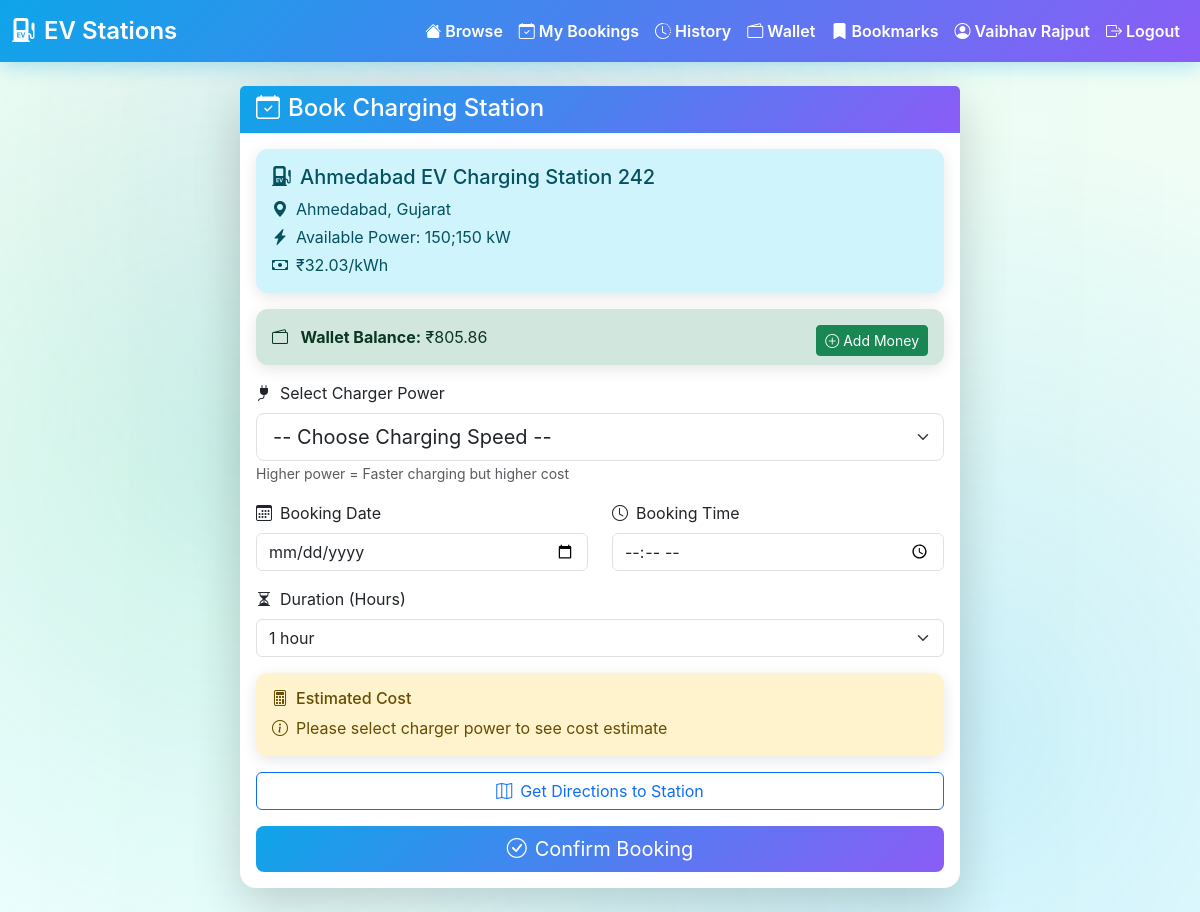
/station/STN0242/book (signed in), run on the app's committed database.
### tables this page shows
CREATE TABLE ev_charging_stations_reduced (
  station_id TEXT,
  name TEXT,
  operator TEXT,
  state TEXT,
  city TEXT,
  pincode TEXT,
  charger_types TEXT,
  number_of_chargers TEXT,
  power_kW_each TEXT,
  price_per_kWh_INR TEXT,
  tariff_type TEXT,
  payment_methods TEXT,
  opening_hours TEXT,
  contact_number TEXT,
  email TEXT,
  station_rating TEXT,
  num_reviews TEXT,
  parking_spaces TEXT,
  amenities TEXT,
  reservation_supported TEXT,
  fast_charging_supported TEXT,
  nearby_landmark TEXT,
  uptime_percent TEXT,
  status TEXT,
  latitude REAL,
  longitude REAL,
  PRIMARY KEY (station_id)
);

CREATE TABLE wallets (
  id INTEGER PRIMARY KEY AUTOINCREMENT,
  user_id INTEGER UNIQUE NOT NULL,
  balance REAL DEFAULT 0.0,
  updated_at TIMESTAMP DEFAULT CURRENT_TIMESTAMP,
  FOREIGN KEY (user_id) REFERENCES users(id)
);

### flask_app/routes.py (the view, shortened to what this page needs)
@bp.route("/station/<station_id>/book", methods=["GET", "POST"])
def book_station(station_id: str):
    if not f.session.get("user_id"):
        f.flash("Please login to book a station", "warning")
        return f.redirect(f.url_for("main.user_login"))
    user_id = f.session.get("user_id")
    from datetime import datetime
    df = as_dataframe()
    station = df[df['station_id'] == station_id].to_dict('records')[0] if len(df) > 0 else None
    wallet_balance = get_wallet_balance(user_id)
    return f.render_template("book_station.html",
                           station=station,
                           wallet_balance=wallet_balance,
                           now=datetime.now())

### app_db.py (called while the page is built, shortened)
def get_conn():
    DB_PATH.parent.mkdir(parents=True, exist_ok=True)
    return sqlite3.connect(DB_PATH)

def get_or_create_wallet(user_id: int) -> Dict[str, Any]:
    with get_conn() as conn:
        cursor = conn.execute(
            "SELECT * FROM wallets WHERE user_id = ?",
            (user_id,)
        )
        wallet = cursor.fetchone()
        return {
            'id': wallet[0],
            'user_id': wallet[1],
            'balance': wallet[2],
            'updated_at': wallet[3]
        }

def get_wallet_balance(user_id: int) -> float:
    wallet = get_or_create_wallet(user_id)
    return wallet['balance']

### templates/book_station.html (shortened to what this page needs)
{% extends "base.html" %}
{% block content %}
<div class="container mt-4">
  <div class="row">
    <div class="col-md-8 mx-auto">
      <div class="card shadow-lg border-0">
        <div class="card-header text-white" style="background: linear-gradient(135deg, #0ea5e9 0%, #8b5cf6 100%);">
          <h4 class="mb-0"><i class="bi bi-calendar-check me-2"></i>Book Charging Station</h4>
        </div>
        <div class="card-body">
          <div class="alert alert-info">
            <h5><i class="bi bi-ev-station-fill me-2"></i>{{ station.name }}</h5>
            <p class="mb-1"><i class="bi bi-geo-alt-fill me-2"></i>{{ station.city }}, {{ station.state }}</p>
            <p class="mb-1"><i class="bi bi-lightning-charge-fill me-2"></i>Available Power: {{ station.power_kW_each }} kW</p>
            <p class="mb-0"><i class="bi bi-cash me-2"></i>₹{{ station.price_per_kWh_INR }}/kWh</p>
          </div>
          <div class="alert alert-success">
            <i class="bi bi-wallet2 me-2"></i>
            <strong>Wallet Balance:</strong> ₹{{ "%.2f"|format(wallet_balance) }}
            <a href="{{ url_for('main.user_wallet') }}" class="btn btn-sm btn-success float-end">
              <i class="bi bi-plus-circle me-1"></i>Add Money
            </a>
          </div>
          <form method="POST" id="bookingForm">
            <div class="mb-3">
              <label class="form-label"><i class="bi bi-plug-fill me-2"></i>Select Charger Power</label>
              <select class="form-select form-select-lg" name="charger_power" id="chargerPower" required>
                <option value="">-- Choose Charging Speed --</option>
              </select>
              <small class="text-muted">Higher power = Faster charging but higher cost</small>
            </div>
            <div class="row">
              <div class="col-md-6 mb-3">
                <label class="form-label"><i class="bi bi-calendar3 me-2"></i>Booking Date</label>
                <input type="date" class="form-control" name="booking_date"
                       min="{{ now.strftime('%Y-%m-%d') }}" required>
              </div>
              <div class="col-md-6 mb-3">
                <label class="form-label"><i class="bi bi-clock me-2"></i>Booking Time</label>
                <input type="time" class="form-control" name="booking_time" required>
              </div>
            </div>
            <div class="mb-3">
              <label class="form-label"><i class="bi bi-hourglass-split me-2"></i>Duration (Hours)</label>
              <select class="form-select" name="duration" id="duration" required>
                <option value="1" selected>1 hour</option>
              </select>
            </div>
            <div class="alert alert-warning">
              <h6><i class="bi bi-calculator me-2"></i>Estimated Cost</h6>
              <p class="mb-0" id="selectChargerMsg">
                <i class="bi bi-info-circle me-2"></i>Please select charger power to see cost estimate
              </p>
            </div>
            <div class="mb-3">
              <button type="button" class="btn btn-outline-primary w-100" onclick="openNavigation()">
                <i class="bi bi-map me-2"></i>Get Directions to Station
              </button>
            </div>
            <button type="submit" class="btn btn-primary w-100 btn-lg">
              <i class="bi bi-check-circle me-2"></i>Confirm Booking
            </button>
          </form>
        </div>
      </div>
    </div>
  </div>
</div>
{% endblock %}

### static/css/base.css (style rules this page uses)
:root { --ev-green: #10b981; --ev-blue: #0ea5e9; --ev-purple: #8b5cf6; --ev-dark: #1e293b; --ev-light-bg: #f0fdf4; --ev-card-bg: #ffffff; --ev-gradient-1: linear-gradient(135deg, #0ea5e9 0%, #8b5cf6 100%); --ev-gradient-2: linear-gradient(135deg, #10b981 0%, #0ea5e9 100%); --ev-gradient-3: linear-gradient(135deg, #f59e0b 0%, #ef4444 100%); }
body { font-family: 'Inter', system-ui, -apple-system, Segoe UI, Roboto, Arial, sans-serif; background: linear-gradient(135deg, #0f2027 0%, #203a43 25%, #2c5364 50%, #0a4d4e 75%, #134e5e 100%); background-attachment: fixed; min-height: 100vh; position: relative; overflow-x: hidden; }
body::before { content: ''; position: fixed; top: 0; left: 0; width: 100%; height: 100%; background-image: radial-gradient(circle at 20% 50%, rgba(16, 185, 129, 0.15) 0%, transparent 50%), radial-gradient(circle at 80% 80%, rgba(14, 165, 233, 0.15) 0%, transparent 50%), radial-gradient(circle at 40% 20%, rgba(139, 92, 246, 0.1) 0%, transparent 50%); pointer-events: none; z-index: 0; }
body::after { content: ''; position: fixed; top: 0; left: 0; width: 100%; height: 100%; background: linear-gradient(90deg, transparent 0%, rgba(16, 185, 129, 0.03) 50%, transparent 100%); animation: electricFlow 8s ease-in-out infinite; pointer-events: none; z-index: 0; }
.container, .navbar, .card { position: relative; z-index: 1; }
.card { border-radius: 16px; border: 1px solid rgba(14,165,233,0.15); background: var(--ev-card-bg); box-shadow: 0 4px 20px rgba(0,0,0,0.05); transition: all 0.3s ease; }

### templates/base.html (style rules this page uses)
:root { --brand-primary:#0ea5e9; --brand-secondary:#10b981; --brand-accent:#8b5cf6; --bg-soft:linear-gradient(to bottom, #f0fdf4 0%, #ecfeff 100%); --text-muted:#64748b; }
body { background: linear-gradient(to bottom, #f0fdf4 0%, #ecfeff 100%); min-height: 100vh; }
.btn-primary { background: linear-gradient(135deg, #0ea5e9, #8b5cf6); border: none; }
.card { box-shadow: 0 6px 18px rgba(14,165,233,0.1); border: 1px solid rgba(14,165,233,0.15); }
.card-header { background: linear-gradient(135deg, rgba(14,165,233,0.1), rgba(139,92,246,0.1)); font-weight: 700; color: #0f172a; border-bottom: 2px solid rgba(14,165,233,0.2); }
a { color: var(--brand-primary); }
.alert { border-radius: 12px; border: none; box-shadow: 0 4px 15px rgba(0,0,0,0.1); }

### data on the page
ev_charging_stations_reduced: name "Ahmedabad EV Charging Station 242", city "Ahmedabad", state "Gujarat", power_kW_each "150;150", price_per_kWh_INR "32.03"
wallets: balance "805.86"

### other printed values
{{ session.get('user_name', session.get('user_email')) }} "Vaibhav Rajput"
